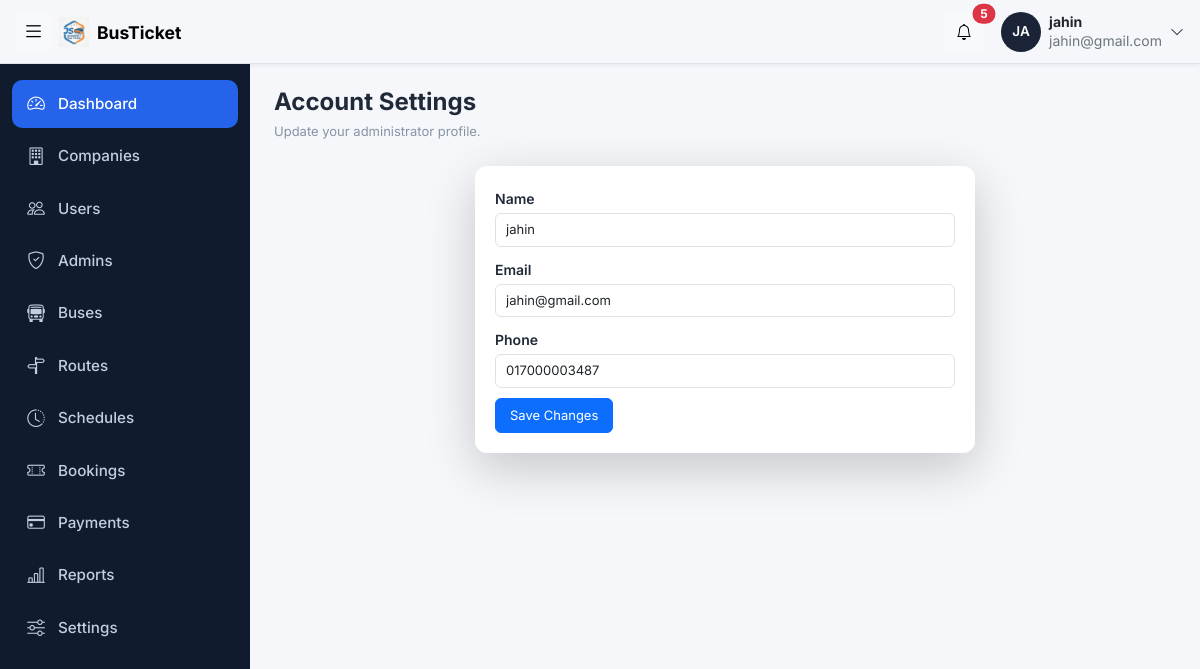
Screenshot of /admin/settings.php (signed in) with the database file from the repository.
### tables this page shows
CREATE TABLE `users` (
  `user_id` int(11) NOT NULL,
  `name` varchar(100) NOT NULL,
  `email` varchar(100) NOT NULL,
  `phone` varchar(20) NOT NULL,
  `password` varchar(255) NOT NULL,
  `role` enum('super_admin','company_admin','customer') NOT NULL,
  `company_id` int(11) DEFAULT NULL,
  `created_at` timestamp NOT NULL DEFAULT current_timestamp() ON UPDATE current_timestamp()
);

### admin/settings.php (the view, shortened to what this page needs)
<?php
include '../config/db.php';
$user_id = $_SESSION['user_id'];
$sql = "SELECT name, email, phone FROM users
        WHERE user_id = '$user_id'
        AND role = 'super_admin'";
$result = $conn->query($sql);
$admin = $result->fetch_assoc();
?>
<!DOCTYPE html>
<html lang="en">
<head>
    <?php include '../includes/admin_css.php'; ?>
</head>
<body>
<?php include '../includes/topbar.php'; ?>
<div class="layout">
    <?php include '../includes/sidebar.php'; ?>
    <main class="container-fluid py-4 px-4">
        <div class="page-header"><div><h3>Account Settings</h3><p>Update your administrator profile.</p></div></div>
        <div class="company-card edit-form-card p-4">
            <form method="post">
                <div class="mb-3"><label>Name</label><input class="form-control" name="name" value="<?php echo htmlspecialchars($admin['name'], ENT_QUOTES, 'UTF-8'); ?>" required></div>
                <div class="mb-3"><label>Email</label><input type="email" class="form-control" name="email" value="<?php echo htmlspecialchars($admin['email'], ENT_QUOTES, 'UTF-8'); ?>" required></div>
                <div class="mb-3"><label>Phone</label><input class="form-control" name="phone" value="<?php echo htmlspecialchars($admin['phone'], ENT_QUOTES, 'UTF-8'); ?>" required></div>
                <button class="btn btn-primary" type="submit">Save Changes</button>
            </form>
        </div>
    </main>
</div>
</body>
</html>

### assets/css/admin.css (style rules this page uses)
:root { --topbar-h: 64px; --sidebar-w: 250px; --sidebar-w-collapsed: 72px; --brand: #2563eb; --ink: #1b2437; --bg: #f4f6fa; }
body { background: var(--bg); color: var(--ink); font-family: "Inter", "Nirmala UI", system-ui, sans-serif; }
.layout { display: flex; min-height: calc(100vh - var(--topbar-h)); margin-top: var(--topbar-h); }
.layout > .sidebar + * { flex: 1; min-width: 0; margin-left: var(--sidebar-w); transition: margin-left .25s ease; }

### assets/css/companies.css (style rules this page uses)
body { background: #f5f7fb; font-family: 'Inter', sans-serif; color: #202938; }
.page-header { display: flex; justify-content: space-between; align-items: center; margin-bottom: 25px; width: 90%; }
.page-header h3 { font-size: 24px; font-weight: 700; margin-bottom: 5px; }
.page-header p, .form-heading p { color: #8993a4; font-size: 13px; margin: 0; }
.company-card { background: white; border-radius: 12px; padding: 22px; box-shadow: 0 3px 15px rgba(0,0,0,0.04); }
.edit-form-card { max-width: 500px; margin: 0 auto; padding: 20px !important; box-shadow: 0 15px 50px rgba(0, 0, 0, 0.2); }
.edit-form-card label { font-size: 14px; font-weight: 600 ; margin-bottom: 4px; }
.edit-form-card .form-control, .edit-form-card .form-select { font-size: 13px; padding: 6px 10px; }
.edit-form-card .mb-3 { margin-bottom: 10px !important; }
.edit-form-card .btn { font-size: 13px; padding: 7px 14px; }

### assets/css/adminbar.css (style rules this page uses)
body { background: #f5f7fb; font-family: 'Inter', sans-serif; color: #202938; }
.page-header { display: flex; justify-content: space-between; align-items: center; margin-bottom: 25px; }
.page-header h3 { font-size: 24px; font-weight: 700; margin-bottom: 5px; }
.page-header p, .form-heading p { color: #8993a4; font-size: 13px; margin: 0; }
.company-card { background: white; border-radius: 12px; padding: 22px; box-shadow: 0 3px 15px rgba(0,0,0,0.04); }
.edit-form-card { max-width: 500px; margin: 0 auto; padding: 20px !important; box-shadow: 0 15px 50px rgba(0, 0, 0, 0.2); }
.edit-form-card label { font-size: 14px; font-weight: 600 ; margin-bottom: 4px; }
.edit-form-card .form-control, .edit-form-card .form-select { font-size: 13px; padding: 6px 10px; }
.edit-form-card .mb-3 { margin-bottom: 10px !important; }
.edit-form-card .btn { font-size: 13px; padding: 7px 14px; }

### rows the page displays
users: name "jahin", email "jahin@gmail.com", phone "017000003487"

### other values shown
substr($_SESSION['name'], 0, 2) "JA"
$_SESSION['name'] "jahin"
$_SESSION['email'] "jahin@gmail.com"
